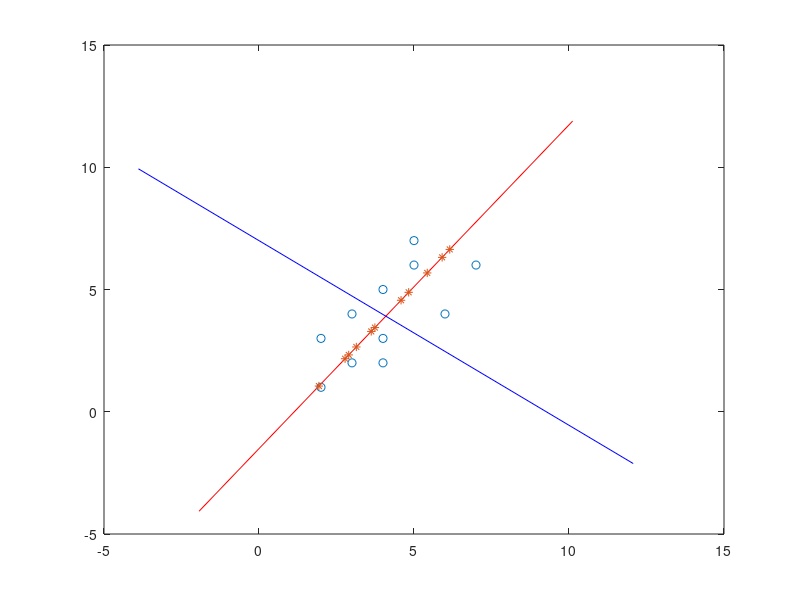

The MATLAB source for this figure:
% Script that demonstrates work of PCA principle component analysis

%% Load data
test_data_2 = [2 3;3 4;4 5;5 6;5 7;2 1;3 2;4 2;4 3;6 4;7 6];

test_data = [9 39; 15 56; 25 93; 14 61; 10 50; 18 75; 0 32; 16 85; 5 42; 19 70; 16 66; 20 80];

%% Plot test data
plot(test_data_2(:,1), test_data_2(:, 2), 'o');

%% Compute covariance matrix
% With the help of matlab you can compute the same with cov(test_data_2, 1)
% 1 is to make matlab divide the matrix by n and not by n-1

% Mean or expected value for each variable(in this case for each column)
mean_array = mean(test_data_2);

% Subtract from each variable its expected value. So that now expected
% values for each variable is 0.
normalized = bsxfun(@minus, test_data_2, mean_array);

% Compute variance matrix
covariance_matrix = (normalized' * normalized) ./ size(test_data_2, 1);

%% Find eigenvectors and eigenvalues of covariance matrix

[eigen_vectors, eigen_values] = eig(covariance_matrix);

% Sort eigenvalues in descending order, so that it will be easier to omit
% vectors with small eigen values
[eigen_values_descend, eigen_values_descend_index] = sort(diag( eigen_values ), 'descend');

% Sort eigenvectors in the same way
eigen_vectors = eigen_vectors(:, eigen_values_descend_index);

%% Dislplay eigen vectors and data

scale = 10;

% Plot first eigen vector
line([mean_array(1) - scale*eigen_vectors(1, 1), mean_array(1) + scale*eigen_vectors(1, 1)], ...
     [mean_array(2) - scale*eigen_vectors(2, 1), mean_array(2) + scale*eigen_vectors(2, 1)], 'Color', 'r');
 
% Plot second one
line([mean_array(1) - scale*eigen_vectors(1, 2), mean_array(1) + scale*eigen_vectors(1, 2)], ...
     [mean_array(2) - scale*eigen_vectors(2, 2), mean_array(2) + scale*eigen_vectors(2, 2)], 'Color', 'b');

%% Get coordinates of points in the new system

% Create projecting matrix that consists of eigevectors that are placed in
% rows of this matrix
projecting_matrix = eigen_vectors';

% We are using normalized because to get to new coordinate system you also
% need to do translation i.e change system to new origin that is located in
% mean value of data
projected_data = projecting_matrix * normalized';

%% Show projection of point on one eigen vector

projections_on_first_eigen_vector = projected_data(1, :);

% Translate these coordinates in usual coordinates, so that to be able to
% show them properly
% New origin coordinates + eigen vector * coordinates in that system or
% projection on this eigenvector
data_to_display = bsxfun(@plus, mean_array', eigen_vectors(:, 1) * projections_on_first_eigen_vector);

hold on
plot(data_to_display(1, :), data_to_display(2, :), '*');